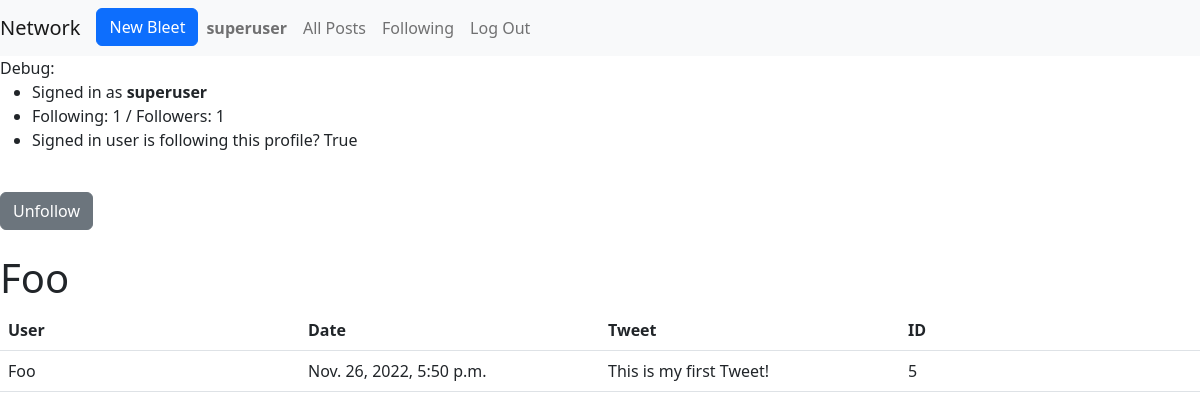
Screenshot of /profile/3 (signed in) with the database file from the repository.
### network/models.py (models this page shows)
class User(AbstractUser):
    pass

class Tweet(models.Model):
    author = models.ForeignKey(User, on_delete=models.CASCADE)
    tweetText = models.CharField(max_length=255)
    posted = models.DateTimeField(auto_now_add=True)
    like = models.ManyToManyField(User, blank=True, related_name="likes")
    def __str__(self):
        return f"{self.author} tweeted: {self.tweetText}"

### network/views.py (the view)
# urls.py: path("profile/<int:user_id>", views.profile, name="profile"),
def profile(request, user_id):
    profile = User.objects.get(id=user_id)
    if Follow.objects.filter(user=user_id, followed_by=request.user).exists():
        print("ya")
        following_status = True
    else:
        print("na")
        following_status = False
    followList = []
    following = request.user.following.all()
    for x in following:
        followList.append(x.user.id)
    profile = User.objects.get(id=user_id)
    if profile.id in followList:
        print("You are following")
    else:
        print("You are NOT following")
    tweets = Tweet.objects.filter(author=user_id).order_by('-posted')
    print(tweets)
    return render(request, "network/profile.html", {
        "viewed_profile": profile.username,
        "viewed_profile_id": user_id,
        "tweets": tweets,
        "following": profile.following.all().count(),
        "followedBy": Follow.objects.filter(user=user_id).count(),
        "following_status": following_status
    })

### network/templates/network/profile.html (shortened to what this page needs)
{% extends "network/layout.html" %}
{% block body %}
Debug:
<ul>
  <li>Signed in as <strong>{{ user.username }}</strong>
  <li>Following: {{ following }} / Followers: {{ followedBy }}
  <li>Signed in user is following this profile? {{ following_status }}
</ul>
<br>
{% if user.username == viewed_profile %}
<button type="button" class="btn btn-primary" onclick="follow()"disabled>Follow</button>
{% else %}
{% if following_status == True %}
<button type="button" class="btn btn-secondary" onclick="follow()">Unfollow</button>
{% elif following_status == False %}
<button type="button" class="btn btn-primary" onclick="follow()">Follow</button>
{% endif %}
{% endif %}
<br>
<br>
<h1 data-id="{{viewed_profile_id}}">{{viewed_profile}}</h1>
<table class="table">
  <thead>
    <tr>
      <th>User</th>
      <th>Date</th>
      <th>Tweet</th>
      <th>ID</th>
    </tr>
  </thead>
  {% for tweet in tweets %}
  <tr>
    <td>{{tweet.author}}</td>
    <td>{{tweet.posted}}</td>
    <td>{{tweet.tweetText}}</td>
    <td>{{tweet.id}}</td>
  </tr>
  {% endfor %}
</table>
{% endblock %}

### network/templates/network/layout.html (shortened to what this page needs)
{% load static %}
<!DOCTYPE html>
<html lang="en">
    <head>
            <link href="https://cdn.jsdelivr.net/npm/bootstrap@5.2.3/dist/css/bootstrap.min.css" rel="stylesheet">
            <link rel="stylesheet" href="{% static 'network/styles.css' %}"/>
    </head>
    <body>
        <nav class="navbar navbar-expand-lg navbar-light bg-light">
            <a class="navbar-brand" href="{% url 'index' %}">Network</a>
            <div>
              <ul class="navbar-nav mr-auto">
                <li class="nav-item">
                  <a class="btn btn-primary" href="{% url 'tweet' %}" role="button"> New Bleet</a>
                </li>
                {% if user.is_authenticated %}
                    <li class="nav-item">
                        <a class="nav-link" href="{% url 'profile' user_id=user.id%}"><strong>{{ user.username }}</strong></a>
                    </li>
                {% endif %}
                <li class="nav-item">
                  <a class="nav-link" href="{% url 'allPosts' %}">All Posts</a>
                </li>
                {% if user.is_authenticated %}
                    <li class="nav-item">
                        <a class="nav-link" href="{% url 'following' %}">Following</a>
                    </li>
                    <li class="nav-item">
                        <a class="nav-link" href="{% url 'logout' %}">Log Out</a>
                    </li>
                {% endif %}
              </ul>
            </div>
          </nav>
        <div class="body">
            {% block body %}
            {% endblock %}
        </div>
    </body>
</html>

### network/static/network/styles.css (style rules this page uses)
table { table-layout:fixed; }

### rows the page displays
User: username "superuser"
User: username "Foo"
Tweet: author "Foo", posted "Nov. 26, 2022, 5:50 p.m.", tweetText "This is my first Tweet!", id "5"

### other values shown
{{ following }} "1"
{{ followedBy }} "1"
{{ following_status }} "True"
